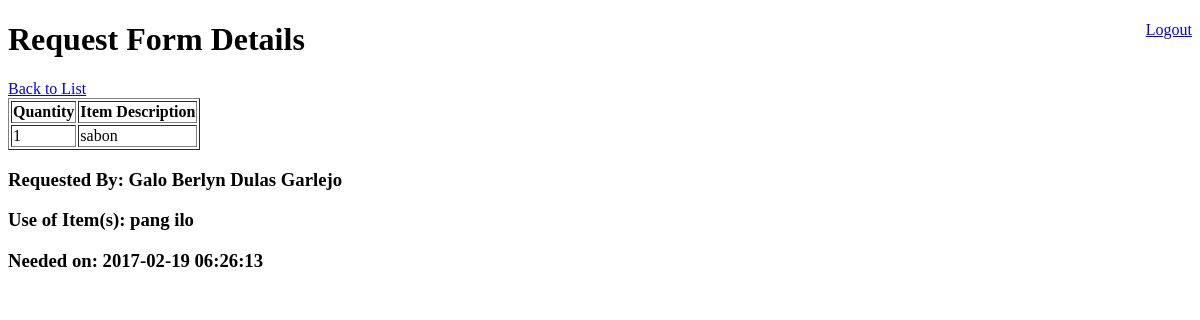
The page /request_app/dashboard/request_details.php?request_id=3 (signed in) on the database as committed earlier.
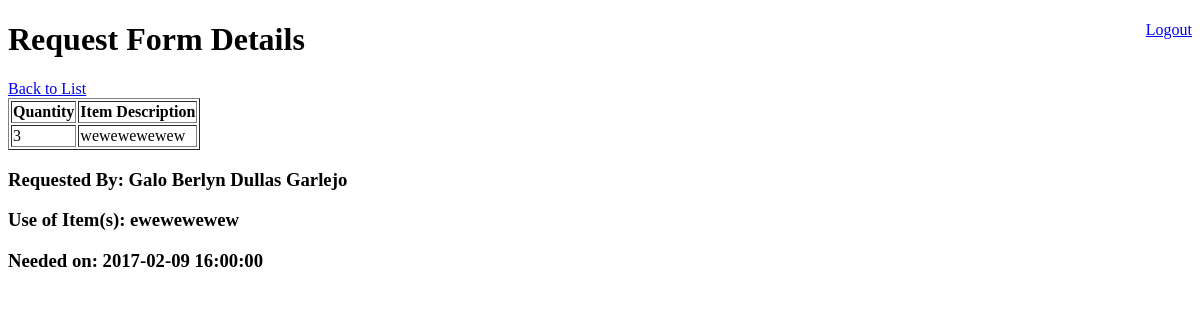
The same page on the database as committed later.
### tables this page shows
CREATE TABLE `items` (
  `id` int(11) NOT NULL,
  `quantity` int(11) NOT NULL,
  `description` varchar(255) NOT NULL,
  `request_form_id` int(11) NOT NULL,
  `created_at` timestamp NOT NULL,
  `updated_at` timestamp NOT NULL
);

CREATE TABLE `request_form` (
  `request_id` int(11) NOT NULL,
  `requested_by` int(11) NOT NULL COMMENT 'user.id',
  `request_status` varchar(255) NOT NULL,
  `use_of_item` text NOT NULL,
  `date_needed` timestamp NOT NULL,
  `created_at` timestamp NOT NULL,
  `updated_at` timestamp NOT NULL
);

CREATE TABLE `user_details` (
  `id` int(11) NOT NULL,
  `user_id` int(11) NOT NULL,
  `firstname` varchar(255) NOT NULL,
  `middlename` varchar(255) NOT NULL,
  `lastname` varchar(255) NOT NULL,
  `created_at` timestamp NOT NULL,
  `updated_at` timestamp NOT NULL
);

### request_app/dashboard/request_details.php (the view, shortened to what this page needs)
<?php
include '../shared/connection.php';
$request_id = $_GET['request_id'];
$request = "SELECT rf.*,ud.firstname,ud.middlename,ud.lastname FROM request_form as rf left join user_details as ud on rf.requested_by=ud.user_id where request_id='$request_id'";
$requestQuery = mysqli_query($conn,$request) or die(mysqli_error($conn));
$req = mysqli_fetch_array($requestQuery, MYSQLI_ASSOC);
$items = "SELECT * FROM items WHERE request_form_id = '$request_id'";
$itemsQuery = mysqli_query($conn,$items);
?>
<!DOCTYPE html>
<html>
<head>
</head>
<body>
	<a href="../shared/logout.php" style="float:right">Logout</a>
	<div>
		<h1>Request Form Details</h1>
		<a href="home.php">Back to List</a>
		<table border="1">
			<tr>
			    <th>Quantity</th>
			    <th>Item Description</th>
		  	</tr>
		  	<?php
		  	while($row = mysqli_fetch_array($itemsQuery)){
			  	echo "<tr><td>" . $row['quantity'] . "</td>";
			  	echo "<td>" . $row['description'] . "</td></tr>";
			  }
		    ?>
		</table>
		<h3>Requested By: <?php echo $req['firstname'] . " " . $req['middlename'] . " " . $req['lastname'];?></h3>
		<h3>Use of Item(s): <?php echo $req['use_of_item'];?></h3>
		<h3>Needed on: <?php echo $req['date_needed'];?></h3>
	</div>
</body>
</html>

Rows that differ between the two databases and show on the page:
no longer on this page (row edited): items: quantity "1", description "sabon"
added items: quantity "3", description "wewewewewew"
changed request_form "Galo Berlyn": user_details.middlename "Dulas" → "Dullas"; use_of_item "pang ilo" → "ewewewewew"; date_needed "2017-02-19 06:26:13" → "2017-02-09 16:00:00"
